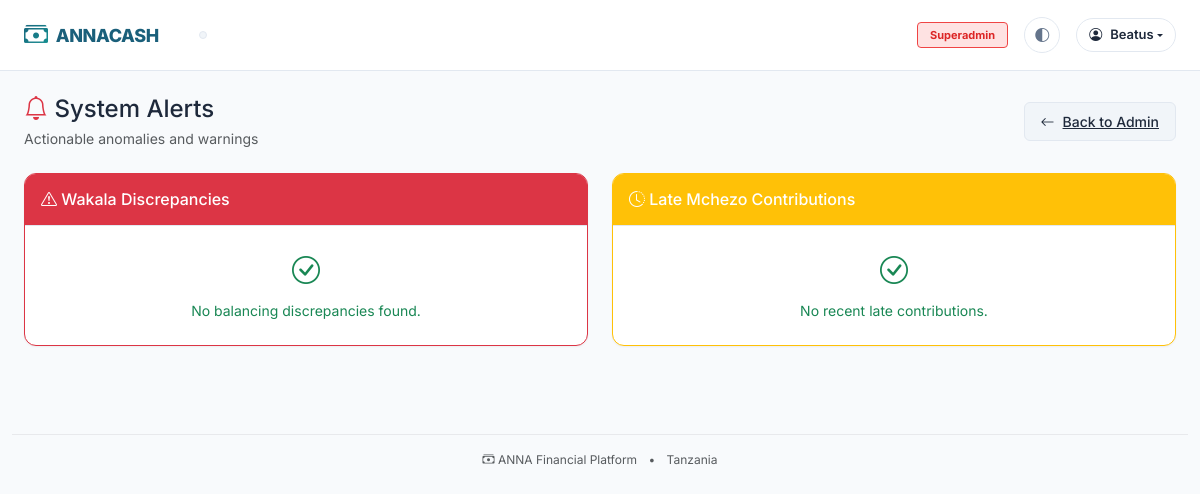
Before: /audit/alerts/ (signed in) with the older database file.
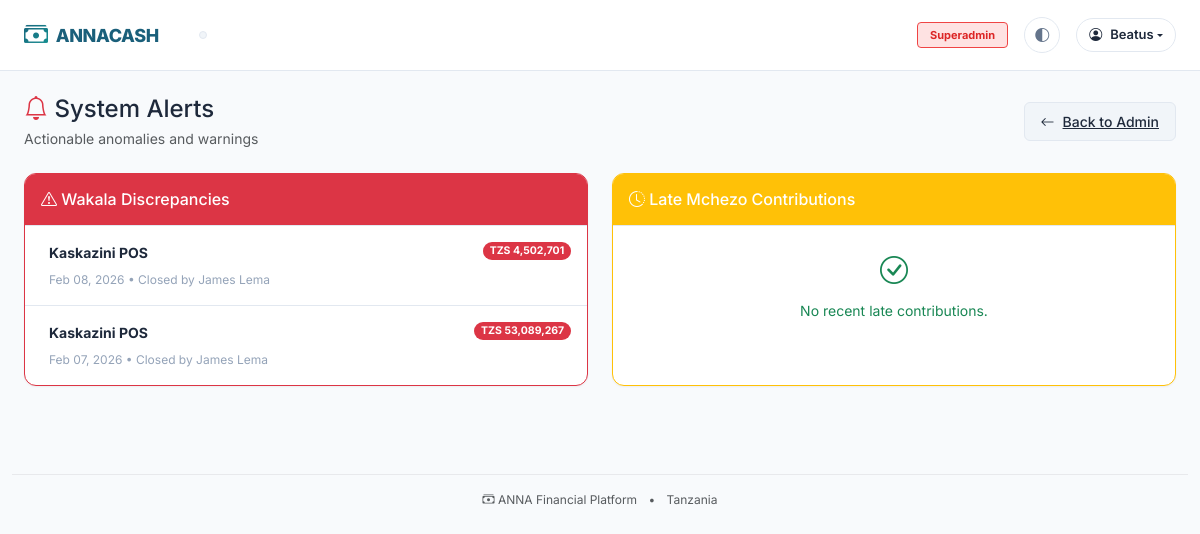
After: the same page with the newer database file.
### wakala/models.py (models this page shows, shortened)
class FinancialDay(AuditableModel):
    STATUS_CHOICES = [
        ("draft", "Draft"),
        ("open", "Open"),
        ("closing", "Closing"),
        ("closed", "Closed"),
    ]
    wakala = models.ForeignKey(
        Wakala, on_delete=models.CASCADE, related_name="financial_days"
    )
    date = models.DateField()
    status = models.CharField(max_length=20, choices=STATUS_CHOICES, default="draft")
    opening_cash = models.DecimalField(
        max_digits=15, decimal_places=2, default=0, validators=[MinValueValidator(0)]
    )
    opening_float = models.DecimalField(
        max_digits=15, decimal_places=2, default=0, validators=[MinValueValidator(0)]
    )
    opening_balance = models.DecimalField(
        max_digits=15, decimal_places=2, default=0, validators=[MinValueValidator(0)]
    )
    opening_balance_note = models.TextField(blank=True)
    computed_closing_cash = models.DecimalField(
        max_digits=15, decimal_places=2, default=0, validators=[MinValueValidator(0)]
    )
    computed_closing_float = models.DecimalField(
        max_digits=15, decimal_places=2, default=0, validators=[MinValueValidator(0)]
    )
    computed_closing_balance = models.DecimalField(
        max_digits=15, decimal_places=2, default=0, validators=[MinValueValidator(0)]
    )
    closing_cash = models.DecimalField(
        max_digits=15,
        decimal_places=2,
        null=True,
        blank=True,
        validators=[MinValueValidator(0)],
    )
    closing_float = models.DecimalField(
        max_digits=15,
        decimal_places=2,
        null=True,
        blank=True,
        validators=[MinValueValidator(0)],
    )
    closing_balance = models.DecimalField(
        max_digits=15,
        decimal_places=2,
        null=True,
        blank=True,
        validators=[MinValueValidator(0)],
    )
    closing_balance_note = models.TextField(blank=True)
    discrepancy = models.DecimalField(max_digits=15, decimal_places=2, default=0)
    discrepancy_note = models.TextField(blank=True)
    opened_at = models.DateTimeField(blank=True, null=True)
    closed_at = models.DateTimeField(blank=True, null=True)
    opened_by = models.ForeignKey(
        settings.AUTH_USER_MODEL,
        on_delete=models.SET_NULL,
        null=True,
        blank=True,
        related_name="financial_days_opened",
    )
    closed_by = models.ForeignKey(
        settings.AUTH_USER_MODEL,
        on_delete=models.SET_NULL,
        null=True,
        blank=True,
        related_name="financial_days_closed",
    )
    class Meta:
        unique_together = ("wakala", "date")
        ordering = ["-date"]
        verbose_name = "Financial Day"
        verbose_name_plural = "Financial Days"

class Wakala(AuditableModel):
    name = models.CharField(max_length=200)
    business_type = models.CharField(max_length=100)
    registration_number = models.CharField(max_length=50, blank=True, null=True)
    tin = models.CharField(max_length=20, blank=True, null=True)
    phone_number = models.CharField(max_length=20)
    alternate_phone = models.CharField(max_length=20, blank=True, null=True)
    email = models.EmailField(blank=True, null=True)
    address = models.TextField(blank=True)
    region = models.CharField(max_length=100, blank=True)
    district = models.CharField(max_length=100, blank=True)
    owner = models.ForeignKey(
        settings.AUTH_USER_MODEL, on_delete=models.PROTECT, related_name="wakala_owned"
    )
    is_active = models.BooleanField(default=True)
    allows_agents = models.BooleanField(default=True)
    requires_manager_approval = models.BooleanField(default=False)
    established_date = models.DateField(default=timezone.now)
    class Meta:
        verbose_name = "Wakala"
        verbose_name_plural = "Wakalas"
        ordering = ["name"]

### accounts/models.py (models this page shows, shortened)
class User(AbstractBaseUser, PermissionsMixin):
    email = models.EmailField(unique=True)
    phone_number = models.CharField(max_length=20, unique=True, blank=True, null=True)
    first_name = models.CharField(max_length=100)
    last_name = models.CharField(max_length=100)
    is_active = models.BooleanField(default=True)
    is_staff = models.BooleanField(default=False)
    is_superuser = models.BooleanField(default=False)
    date_joined = models.DateTimeField(default=timezone.now)
    last_login = models.DateTimeField(blank=True, null=True)
    profile_image = models.ImageField(upload_to="profiles/", blank=True, null=True)
    bio = models.TextField(blank=True)
    timezone = models.CharField(max_length=50, default="Africa/Nairobi")
    national_id = models.CharField(max_length=20, blank=True, null=True)
    region = models.CharField(max_length=100, blank=True)
    district = models.CharField(max_length=100, blank=True)
    objects = UserManager()
    USERNAME_FIELD = "email"
    REQUIRED_FIELDS = ["first_name", "last_name"]
    class Meta:
        verbose_name = "User"
        verbose_name_plural = "Users"
        ordering = ["-date_joined"]
    def get_full_name(self):
        return f"{self.first_name} {self.last_name}".strip()

### audit/views.py (the view)
# urls.py: path("alerts/", views.audit_alerts, name="alerts"),
@login_required
@user_passes_test(lambda u: u.is_superuser)
def audit_alerts(request):
    discrepancy_days = FinancialDay.objects.exclude(discrepancy=0).order_by('-date')[:50]
    late_contributions = Contribution.objects.filter(is_late=True, status='completed').order_by('-contribution_date')[:50]
    return render(
        request,
        "audit/alerts.html",
        {
            "page_title": "System Alerts",
            "discrepancy_days": discrepancy_days,
            "late_contributions": late_contributions,
        },
    )

### core/context_processors.py (called while the page is built, shortened)
def navigation_context(request):
    from core.models import WakalaRole, MchezoRole
    wakala_roles = WakalaRole.objects.filter(
        user=request.user, is_active=True
    ).select_related("wakala")
    wakalas = [role.wakala for role in wakala_roles]
    mchezo_roles = MchezoRole.objects.filter(
        user=request.user, is_active=True
    ).select_related("group")
    mchezo_groups = [role.group for role in mchezo_roles]
    return {
        "wakalas": wakalas,
        "mchezo_groups": mchezo_groups,
        "has_wakala_access": len(wakalas) > 0,
        "has_mchezo_access": len(mchezo_groups) > 0,
    }

### core/models.py (called while the page is built)
    def get_queryset(self):
        return super().get_queryset().filter(is_deleted=False)

### core/templatetags/permissions.py (called while the page is built)
@register.simple_tag
def format_tzs(amount):
    try:
        return f"TZS {float(amount):,.0f}"
    except (ValueError, TypeError):
        return "TZS 0"

### templates/audit/alerts.html (shortened to what this page needs)
{% extends 'base.html' %}
{% load permissions %}
{% block content %}
<div class="d-flex justify-content-between align-items-center flex-wrap mb-4">
    <div>
        <h4 class="mb-1">
            <i class="bi bi-bell text-danger"></i> System Alerts
        </h4>
        <p class="text-muted mb-0">Actionable anomalies and warnings</p>
    </div>
    <div class="d-flex gap-2 mt-3 mt-md-0">
        <a href="{% url 'dashboard:admin' %}" class="anna-btn anna-btn-secondary">
            <i class="bi bi-arrow-left"></i> Back to Admin
        </a>
    </div>
</div>
<div class="row g-4 mb-4">
    <div class="col-12 col-lg-6">
        <div class="anna-card h-100 border-danger">
            <div class="anna-card-header bg-danger text-white">
                <h6 class="mb-0"><i class="bi bi-exclamation-triangle"></i> Wakala Discrepancies</h6>
            </div>
            <div class="anna-card-body p-0">
                <div class="list-group list-group-flush">
                    {% for day in discrepancy_days %}
                    <a href="{% url 'admin:wakala_financialday_change' day.id %}" class="list-group-item list-group-item-action d-flex justify-content-between align-items-start py-3">
                        <div class="ms-2 me-auto">
                            <div class="fw-bold">{{ day.wakala.name }}</div>
                            <small class="text-muted">{{ day.date|date:"M d, Y" }} • Closed by {{ day.closed_by.get_full_name|default:day.closed_by.email }}</small>
                        </div>
                        <span class="badge bg-danger rounded-pill">{% format_tzs day.discrepancy %}</span>
                    </a>
                    {% empty %}
                    <div class="p-4 text-center text-success">
                        <i class="bi bi-check-circle fs-3 d-block mb-2"></i>
                        No balancing discrepancies found.
                    </div>
                    {% endfor %}
                </div>
            </div>
        </div>
    </div>
    <div class="col-12 col-lg-6">
        <div class="anna-card h-100 border-warning">
            <div class="anna-card-header bg-warning text-white">
                <h6 class="mb-0"><i class="bi bi-clock-history"></i> Late Mchezo Contributions</h6>
            </div>
            <div class="anna-card-body p-0">
                <div class="list-group list-group-flush">
                    {% for contrib in late_contributions %}
                    <a href="{% url 'admin:mchezo_contribution_change' contrib.id %}" class="list-group-item list-group-item-action d-flex justify-content-between align-items-start py-3">
                        <div class="ms-2 me-auto">
                            <div class="fw-bold">{{ contrib.membership.user.get_full_name|default:contrib.membership.user.email }}</div>
                            <small class="text-muted">{{ contrib.cycle.group.name }} • Week {{ contrib.contribution_week }}</small>
                        </div>
                        <span class="badge bg-warning text-white rounded-pill">Late (Fined: {% format_tzs contrib.fine_amount %})</span>
                    </a>
                    {% empty %}
                    <div class="p-4 text-center text-success">
                        <i class="bi bi-check-circle fs-3 d-block mb-2"></i>
                        No recent late contributions.
                    </div>
                    {% endfor %}
                </div>
            </div>
        </div>
    </div>
</div>
{% endblock %}

Changed rows visible on the page:
added FinancialDay: wakala.name "Kaskazini POS", date "Feb 08, 2026", closed_by.get_full_name "James Lema", discrepancy "TZS 4,502,701"
added FinancialDay: wakala.name "Kaskazini POS", date "Feb 07, 2026", closed_by.get_full_name "James Lema", discrepancy "TZS 53,089,267"
Other visible differences:
text no longer shown: "No balancing discrepancies found."
